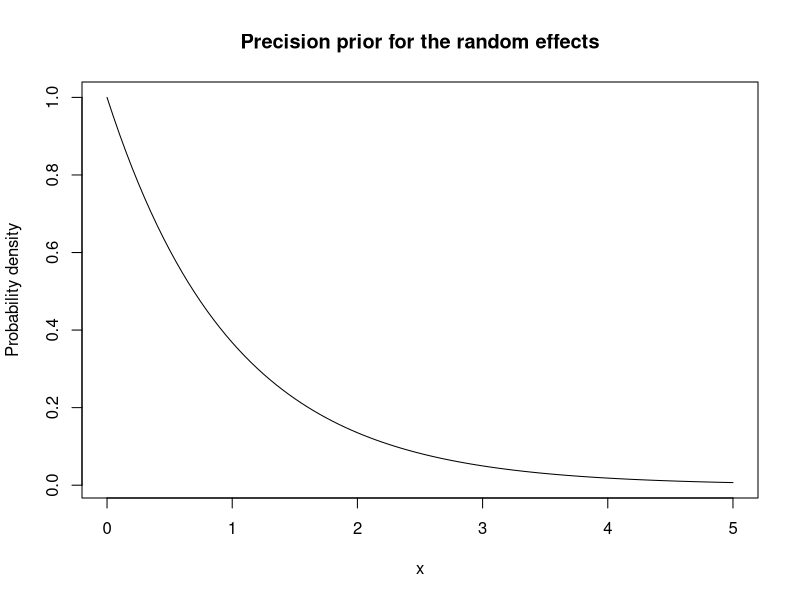
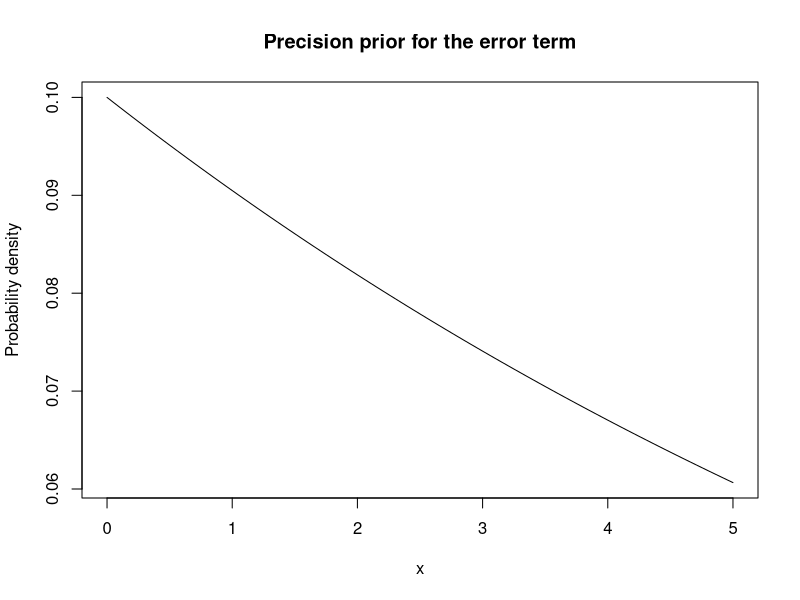
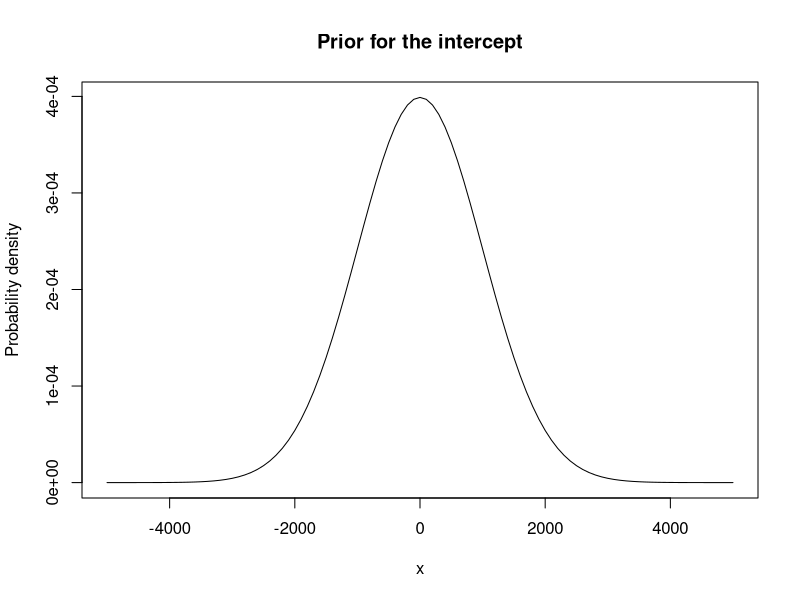

Write R code to recreate these figures, in order. (Note: this script raises an error after producing the figures.)

# Plotting the three prior distributions

curve(dgamma(x, shape = 1, rate = 1), from = 0, to = 5, 
      main = "Precision prior for the random effects",
      ylab = "Probability density")


curve(dgamma(x, shape = 1, rate = 0.1), from = 0, to = 5, 
      main = "Precision prior for the error term",
      ylab = "Probability density")


curve(dnorm(x, mean = 0, sd = 1000), from = -5000, to = 5000, 
      main = "Prior for the intercept",
      ylab = "Probability density")


summary(rgamma(1000000, shape =1, rate =1))
sd(rgamma(1000000, shape =1, rate =1))

summary(rgamma(10000000, shape =1, rate =0.1))

summary(rnorm(10000000000, mean = 0, sd = 1000))

qnorm(.75, mean = 0, sd = 1000)
